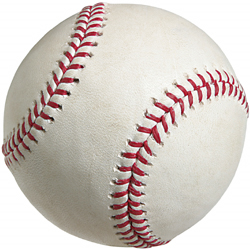
//> input picture midterm/images/baseball-icon.png, 250 x 250 px, given in place of NormalFox.png, which was not available
$ ./Start   (built with g++ and OpenCV 4)
//> lines starting //> are read from the running program, lines starting //| are printed output that depends on the picture; pictures that were not available may be replaced by others from this repository, and a replacement may not be noted
### midterm/game_setup.h
#include <iostream>
#include <cstdlib>
#include <ctime>

// --------Windows 方向鍵值--------
#define Upkey 2490368
#define Downkey 2621440
#define Leftkey 2424832
#define Rightkey 2555904
#define Enterkey 13
#define Spacekey 32
#define Esckey 27

// ------------方向定義------------
#define Direction_Up 0
#define Direction_Left 1
#define Direction_Down 2
#define Direction_Right 3

// ------------軌道定義------------
#define Line_1 1
#define Line_2 2
#define Line_3 3

// ------------屬性定義------------
#define NORMALFOX 0
#define CUTEFOX 1

class Target_obj{
public:
	int LocateLine; // 位於軌道
	int ClickStandard; // 得分準則
	int Property; // 何種狐狸

	// function 計算下一個移動位置

	// function 建構函式
	// [47 lines left out: function Target_obj, not called in this run]
};

### midterm/Start.cpp
#include "game_setup.h"
#include <string>
#include <fstream>
#include <sstream>
#include <vector>
#include <opencv2/opencv.hpp>
#include <opencv2/highgui/highgui.hpp>
#include <opencv2/imgproc/imgproc.hpp>
#include <Windows.h>
using namespace std;
using namespace cv;

string game_name = "棒打輸贏";
#define Screen_Cols 820
#define Screen_Rows 1433
#define dpi_pxl 118
#define Height_Trival 70
#define First_Point_h 30
#define Line_1_w 40
#define Line_2_w 158
#define Line_3_w 275
#pragma warning( disable : 4996 )
Mat img_NormalFox;
Mat img_CuteFox;
Mat img_Baseball;
Mat img_PlayingBG;
Mat img_BG;
Mat img_Result;
Mat img_Selecting;
Mat number[10];
void Init();
void Enterance_mode();
void Playing_mode();
void Result_Screen(int,int);
int Nor_ScoreTable[] = {1000,1103,1207,1296,1316,1348,1369,1384,1400,1437,1494,
						1538,1585,1610,1639,1689,1726,1769,1802,1843,1856,1889,
						1945,1978,2007,2108,2543,2756,2850};
int Cut_ScoreTable[] = {1008,1146,1252,1300,1325,1352,1375,1392,1426,1449,1512,
						1549,1596,1648,1652,1704,1754,1790,1815,1822,1842,1879,
						1902,2100,2200,2400,2592,2800,2850};

// [122 lines left out: functions overlayImage, ReturnLocate, PresentPrior, BeforeStart, RedFade, not called in this run]

void smootheffect(){
	int mask[3][3] = { { 1, 2, 1 }, { 2, 5, 2 }, { 1, 2, 1 } };
	double row1, row2, row3;
	Mat temp = img_BG.clone();
	Mat image(temp.rows, temp.cols, CV_8UC3);
	for (int row = 1; row < temp.rows-1; ++row){
		for (int col = 1; col < temp.cols-1; ++col){
			for (int channel = 0; channel < 3; ++channel){
				row1 = mask[0][0] * temp.at<Vec4b>(row - 1, col - 1)[channel] + mask[0][1] * temp.at<Vec4b>(row - 1, col)[channel] + mask[0][2] * temp.at<Vec4b>(row - 1, col + 1)[channel];
				row2 = mask[1][0] * temp.at<Vec4b>(row, col - 1)[channel] + mask[1][1] * temp.at<Vec4b>(row, col)[channel] + mask[1][2] * temp.at<Vec4b>(row, col + 1)[channel];
				row3 = mask[2][0] * temp.at<Vec4b>(row + 1, col - 1)[channel] + mask[2][1] * temp.at<Vec4b>(row + 1, col)[channel] + mask[2][2] * temp.at<Vec4b>(row + 1, col + 1)[channel];
				image.at<Vec3b>(row, col)[channel] = (row1 + row2 + row3) / 17.0;
			}
		}
	}
	img_Result = image.clone();
}

int main(){
	// ------------Init------------ Start
	Init();
	srand(unsigned int(time(NULL)));
	// ------------Init------------ End

	Enterance_mode();


	// [6 lines of commented-out code are left out]
	destroyAllWindows();
	system("pause");
	return 0;
}

void Init(){
	img_NormalFox = imread("images/NormalFox.png", IMREAD_UNCHANGED);
//> img_NormalFox is the input picture: 250 rows x 250 cols, CV_8UC4; mean B, G, R, A 194.8, 201, 209.4, 192.6
	img_CuteFox = imread("images/CuteFox.png", IMREAD_UNCHANGED);
	img_Baseball = imread("images/baseball-icon.png", IMREAD_UNCHANGED);
	img_PlayingBG = imread("images/demo_bg.png", IMREAD_UNCHANGED);
	img_BG = imread("images/background.png", IMREAD_UNCHANGED);
	img_Selecting = imread("images/Selecting.png", IMREAD_UNCHANGED);
	resize(img_BG, img_BG, Size(Screen_Cols / 2, Screen_Rows / 2));
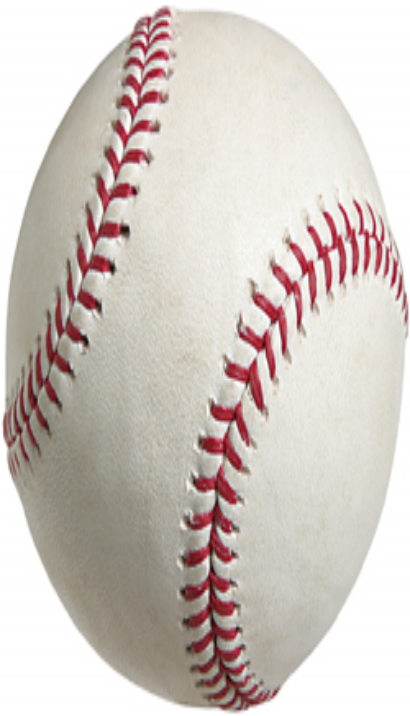
//> img_BG: 716 rows x 410 cols, CV_8UC4; mean B, G, R, A 194.7, 200.9, 209.2, 192.6
	resize(img_PlayingBG, img_PlayingBG, Size(Screen_Cols / 2, Screen_Rows / 2));
	resize(img_NormalFox, img_NormalFox, Size(int(img_NormalFox.cols / 1.8), int(img_NormalFox.rows / 1.8)));
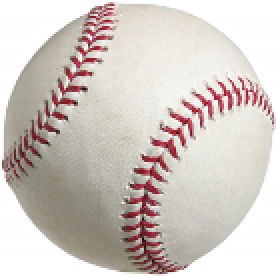
//> img_NormalFox: 138 rows x 138 cols, CV_8UC4 (shown 2 times larger); mean B, G, R, A 194.6, 200.8, 209.2, 192.4
	resize(img_CuteFox, img_CuteFox, Size(int(img_CuteFox.cols / 1.8), int(img_CuteFox.rows / 1.8)));
	resize(img_Selecting, img_Selecting, Size(int(img_Selecting.cols / 4.5), int(img_Selecting.rows / 4.5)));
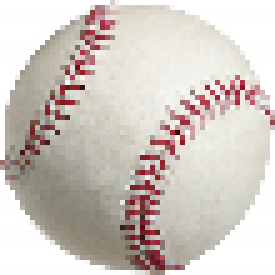
//> img_Selecting: 55 rows x 55 cols, CV_8UC4 (shown 5 times larger); mean B, G, R, A 194.7, 200.9, 209.2, 192.1
	for (int i = 0; i < 10; ++i){
		string s = to_string(i);
		number[i] = imread("fonts/" + s + ".png", IMREAD_UNCHANGED);
	}
	smootheffect();
//> the loop in smootheffect, `for (int row = 1; row < temp.rows-1; ++row)` made 714 passes
//> (row1, row2, row3) on passes 1 to 3: (1020, 2295, 1020), (1020, 2295, 1020), (1020, 2295, 1020)
//> after the loop in smootheffect, `for (int row = 1; row < temp.rows-1; ++row)`: row1 = 1020; row2 = 2295; row3 = 1020
//> (in main, `srand(unsigned int(time(NULL)));` was passed over: a library is not available in this run)
	return;
}

void Enterance_mode(){
	int Enterance_Status = 0;
	Mat enterance_game = imread("fonts/enterance_game.png", IMREAD_UNCHANGED);
//> enterance_game.png cannot be read in this run, so this picture is empty
	Mat enterance_exit = imread("fonts/enterance_exit.png", IMREAD_UNCHANGED);
//> enterance_exit.png cannot be read in this run, so this picture is empty
//> (the run ends here: the program stops with an error, at `resize(enterance_game, enterance_game, Size(int(enterance_game.cols / ..`)
